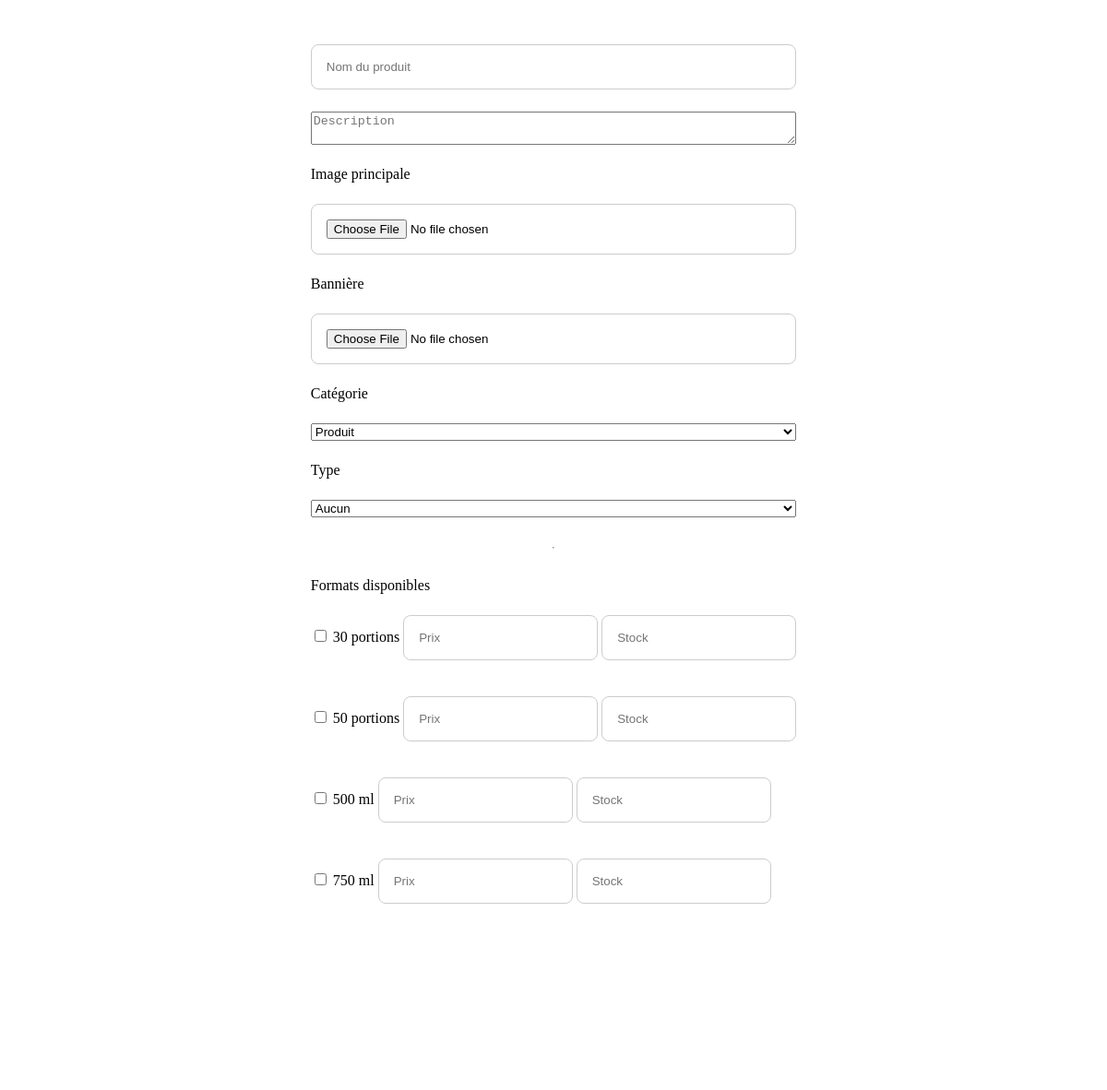
/admin/produits/create.php (signed in), run on the app's committed database.
### tables this page shows
CREATE TABLE IF NOT EXISTS `formats` (
  `id_format` int NOT NULL AUTO_INCREMENT,
  `libelle` varchar(100) NOT NULL,
  PRIMARY KEY (`id_format`),
  UNIQUE KEY `libelle` (`libelle`)
);

### admin/produits/create.php (the view, shortened to what this page needs)
<?php
require_once '../../config/admin_init.php';
$stmt = $pdo->query("SELECT * FROM categories ORDER BY nom");
$categories = $stmt->fetchAll();
$stmt = $pdo->query("SELECT * FROM formats ORDER BY id_format");
$formats = $stmt->fetchAll();
?>
<!DOCTYPE html>
<html lang="fr">
<head>
    <link rel="stylesheet" href="../../assets/css/reset.css">
    <link rel="stylesheet" href="../../assets/css/log.css">
</head>
<body>
<section>
<form method="POST" enctype="multipart/form-data">
    <input
        type="text"
        name="titre"
        placeholder="Nom du produit"
        required
    >
    <textarea
        name="description"
        placeholder="Description"
    ></textarea>
    <label>Image principale</label>
    <input
        type="file"
        name="image"
        accept="image/*"
    >
    <label>Bannière</label>
    <input
        type="file"
        name="image_banniere"
        accept="image/*"
    >
    <label>Catégorie</label>
    <select name="id_category" required>
        <?php foreach ($categories as $categorie): ?>
            <option value="<?= $categorie['id_category'] ?>">
                <?= htmlspecialchars($categorie['nom']) ?>
            </option>
        <?php endforeach; ?>
    </select>
    <label>Type</label>
    <select name="id_type">
        <option value="">
            Aucun
        </option>
    </select>
    <hr>
    <h3>Formats disponibles</h3>
    <?php foreach ($formats as $format): ?>
        <div style="margin-bottom:15px;">
            <label>
                <input
                    type="checkbox"
                    name="formats[]"
                    value="<?= $format['id_format'] ?>"
                >
                <?= htmlspecialchars($format['libelle']) ?>
            </label>
            <input
                type="number"
                step="0.01"
                name="prix[<?= $format['id_format'] ?>]"
                placeholder="Prix"
            >
            <input
                type="number"
                name="stock[<?= $format['id_format'] ?>]"
                placeholder="Stock"
            >
        </div>
    <?php endforeach; ?>
    <button type="submit">
    </button>
</form>
</section>
</body>
</html>

### assets/css/log.css (style rules this page uses)
body { display: flex; justify-content: center; align-items: center; }
body::before { content: ""; position: absolute; inset: 0; background: rgba(255, 255, 255, 0.6); z-index: 0; }
form { display: flex; flex-direction: column; position: relative; gap: 1.5rem; padding: 3rem; background: rgba(255, 255, 255, 0.85); backdrop-filter: blur(1rem); border-radius: 1rem; z-index: 1; }
input { padding: 1rem; border: 0.1rem solid #ccc; border-radius: 0.5rem; }
button,a { padding: 1rem; border: none; background: orange; color: white; border-radius: 0.5rem; cursor: pointer; }

### data on the page
formats: libelle "30 portions"
formats: libelle "50 portions"
formats: libelle "500 ml"
formats: libelle "750 ml"

### other printed values
form field id_category "Produit"
